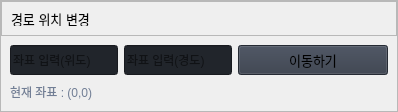
                        <widget class="QFrame" name="row_1">
                         <property name="frameShape">
                          <enum>QFrame::StyledPanel</enum>
                         </property>
                         <property name="frameShadow">
                          <enum>QFrame::Raised</enum>
                         </property>
                         <layout class="QGridLayout" name="gridLayout_7">
                          <property name="leftMargin">
                           <number>0</number>
                          </property>
                          <property name="topMargin">
                           <number>0</number>
                          </property>
                          <property name="rightMargin">
                           <number>0</number>
                          </property>
                          <property name="bottomMargin">
                           <number>0</number>
                          </property>
                          <item row="0" column="0">
                           <widget class="QFrame" name="frame_div_content_1">
                            <property name="minimumSize">
                             <size>
                              <width>0</width>
                              <height>110</height>
                             </size>
                            </property>
                            <property name="maximumSize">
                             <size>
                              <width>16777215</width>
                              <height>110</height>
                             </size>
                            </property>
                            <property name="frameShape">
                             <enum>QFrame::NoFrame</enum>
                            </property>
                            <property name="frameShadow">
                             <enum>QFrame::Raised</enum>
                            </property>
                            <layout class="QVBoxLayout" name="verticalLayout_17">
                             <property name="spacing">
                              <number>0</number>
                             </property>
                             <property name="leftMargin">
                              <number>0</number>
                             </property>
                             <property name="topMargin">
                              <number>0</number>
                             </property>
                             <property name="rightMargin">
                              <number>0</number>
                             </property>
                             <property name="bottomMargin">
                              <number>0</number>
                             </property>
                             <item>
                              <widget class="QFrame" name="frame_title_wid_1">
                               <property name="maximumSize">
                                <size>
                                 <width>16777215</width>
                                 <height>35</height>
                                </size>
                               </property>
                               <property name="frameShape">
                                <enum>QFrame::StyledPanel</enum>
                               </property>
                               <property name="frameShadow">
                                <enum>QFrame::Raised</enum>
                               </property>
                               <layout class="QGridLayout" name="gridLayout_8">
                                <item row="0" column="0">
                                 <widget class="QLabel" name="labelBoxBlenderInstalation">
                                  <property name="font">
                                   <font>
                                    <family>Segoe UI</family>
                                    <pointsize>10</pointsize>
                                    <weight>50</weight>
                                    <italic>false</italic>
                                    <bold>false</bold>
                                   </font>
                                  </property>
                                  <property name="styleSheet">
                                   <string notr="true"/>
                                  </property>
                                  <property name="text">
                                   <string>경로 위치 변경</string>
                                  </property>
                                 </widget>
                                </item>
                               </layout>
                              </widget>
                             </item>
                             <item>
                              <widget class="QFrame" name="frame_content_wid_1">
                               <property name="frameShape">
                                <enum>QFrame::NoFrame</enum>
                               </property>
                               <property name="frameShadow">
                                <enum>QFrame::Raised</enum>
                               </property>
                               <layout class="QGridLayout" name="gridLayout_9">
                                <item row="0" column="0">
                                 <layout class="QGridLayout" name="gridLayout">
                                  <item row="0" column="0">
                                   <widget class="QLineEdit" name="areaEdit">
                                    <property name="minimumSize">
                                     <size>
                                      <width>0</width>
                                      <height>30</height>
                                     </size>
                                    </property>
                                    <property name="styleSheet">
                                     <string notr="true">background-color: rgb(33, 37, 43);</string>
                                    </property>
                                    <property name="text">
                                     <string/>
                                    </property>
                                    <property name="placeholderText">
                                     <string>좌표 입력(위도)</string>
                                    </property>
                                   </widget>
                                  </item>
                                  <item row="0" column="1">
                                   <widget class="QLineEdit" name="areaEdit_2">
                                    <property name="minimumSize">
                                     <size>
                                      <width>0</width>
                                      <height>30</height>
                                     </size>
                                    </property>
                                    <property name="styleSheet">
                                     <string notr="true">background-color: rgb(33, 37, 43);</string>
                                    </property>
                                    <property name="text">
                                     <string/>
                                    </property>
                                    <property name="placeholderText">
                                     <string>좌표 입력(경도)</string>
                                    </property>
                                   </widget>
                                  </item>
                                  <item row="0" column="2">
                                   <widget class="QPushButton" name="settingBtn">
                                    <property name="minimumSize">
                                     <size>
                                      <width>150</width>
                                      <height>30</height>
                                     </size>
                                    </property>
                                    <property name="font">
                                     <font>
                                      <family>Segoe UI</family>
                                      <pointsize>10</pointsize>
                                      <weight>50</weight>
                                      <italic>false</italic>
                                      <bold>false</bold>
                                     </font>
                                    </property>
                                    <property name="cursor">
                                     <cursorShape>PointingHandCursor</cursorShape>
                                    </property>
                                    <property name="styleSheet">
                                     <string notr="true">background-color: rgb(52, 59, 72);</string>
                                    </property>
                                    <property name="text">
                                     <string>이동하기</string>
                                    </property>
                                    <property name="icon">
                                     <iconset resource="../../pyqt_gui_sonobuoy/resources.qrc">
                                      <normaloff>:/icons/images/icons/cil-check.png</normaloff>:/icons/images/icons/cil-check.png</iconset>
                                    </property>
                                   </widget>
                                  </item>
                                  <item row="1" column="0">
                                   <widget class="QLabel" name="currentArea">
                                    <property name="minimumSize">
                                     <size>
                                      <width>0</width>
                                      <height>17</height>
                                     </size>
                                    </property>
                                    <property name="styleSheet">
                                     <string notr="true">color: rgb(113, 126, 149);</string>
                                    </property>
                                    <property name="lineWidth">
                                     <number>1</number>
                                    </property>
                                    <property name="text">
                                     <string>현재 좌표 : (0,0)</string>
                                    </property>
                                    <property name="alignment">
                                     <set>Qt::AlignLeading|Qt::AlignLeft|Qt::AlignVCenter</set>
                                    </property>
                                   </widget>
                                  </item>
                                 </layout>
                                </item>
                               </layout>
                              </widget>
                             </item>
                            </layout>
                           </widget>
                          </item>
                         </layout>
                        </widget>
